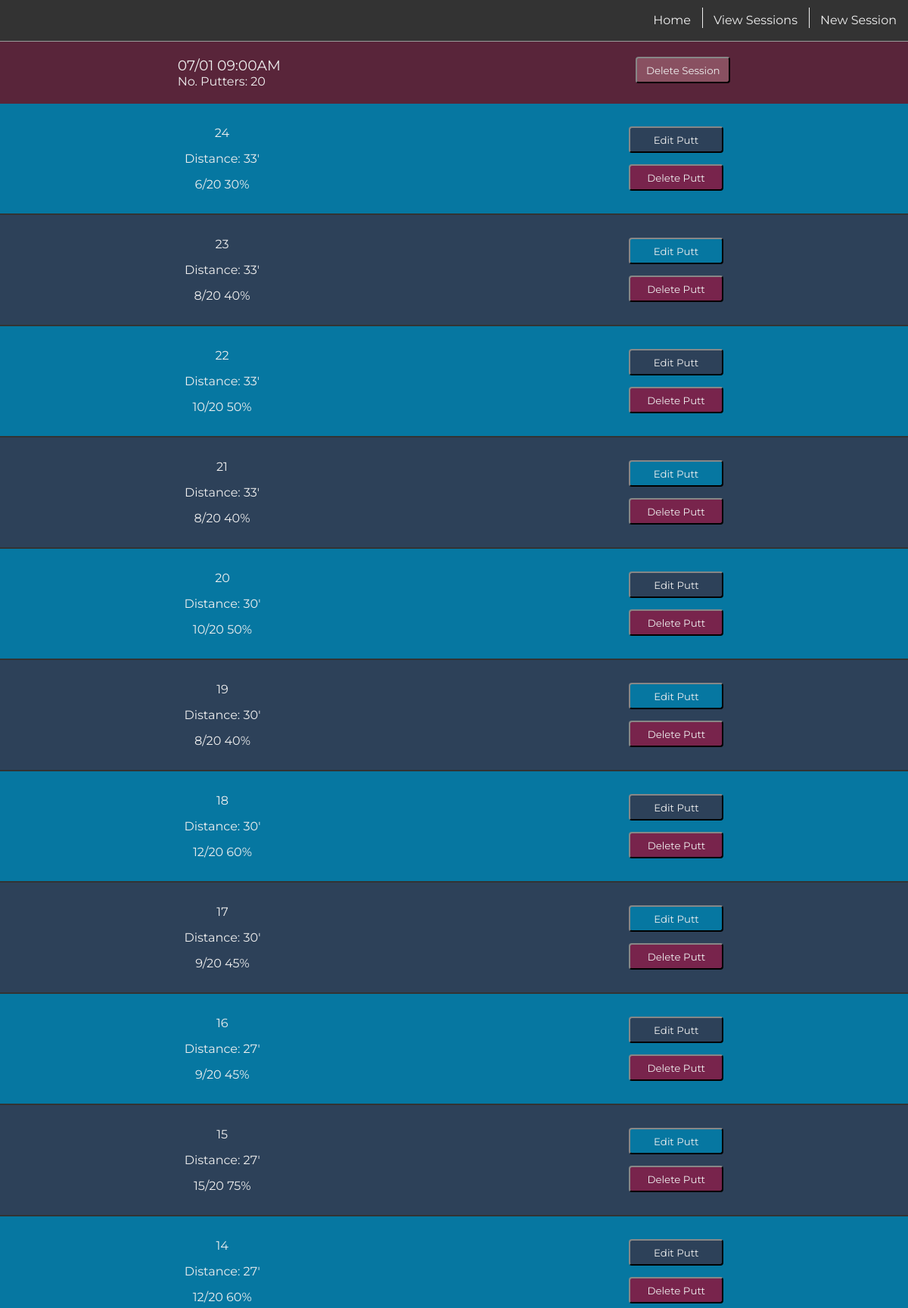
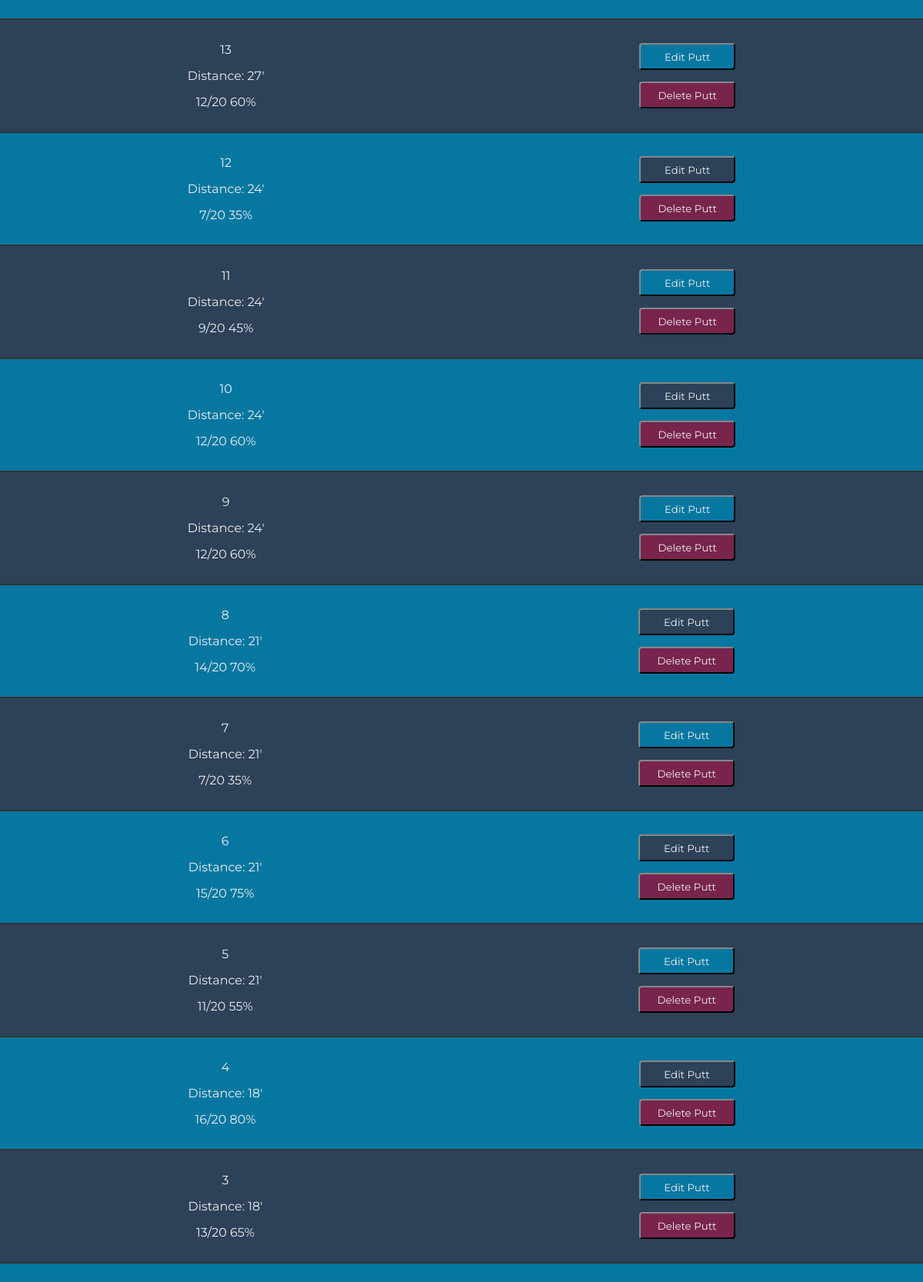
/puttsesh/view/12 (signed in, upper part), run on the app's committed database (2 pictures, top to bottom).
### model.py (models this page shows)
class PuttSesh(Model):
    user = ForeignKeyField(User, field=User.username, on_delete='CASCADE')
    date = DateTimeField()
    no_putters = IntegerField()
    class Meta:
        database = db

class Putt(Model):
    putt_sesh = ForeignKeyField(PuttSesh, on_delete='CASCADE')
    putts_made = IntegerField()
    distance = IntegerField()
    class Meta:
        database = db

### main.py (the view, shortened to what this page needs)
@app.route('/puttsesh/view/<sesh_id>', methods=['GET', 'POST'])
@login_required
def view_puttsesh_single(sesh_id):
    single_session = PuttSesh.select().where(PuttSesh.id == sesh_id).get()
    associated_putts = Putt.select().where(Putt.putt_sesh == single_session)
    return render_template('view_puttsesh_single.jinja2',
                           single_session=single_session,
                           putts=associated_putts)

### main.py (called while the page is built)
def login_required(f):
    @wraps(f)
    def wrap(*args, **kwargs):
        if 'logged_in_user' in session:
            return f(*args, **kwargs)
        else:
            return redirect(url_for('login'))
    return wrap

### templates/view_puttsesh_single.jinja2 (shortened to what this page needs)
{% extends "base.jinja2" %}
{% block content %}
<div class='outer-container puttsesh-container'>
    <div class='view-single-header-container'>
        <div>
            <h3>{{ single_session.date.strftime('%m/%d %I:%M%p') }}</h3>
            <p>No. Putters:
                <span class='no_putters'>{{ single_session.no_putters }}</span>
            </p>
        </div>
        {% if session.get('current_sesh_id') != single_session.id %}
            <div puttsesh-id="{{ single_session.id }}">
                <button class="delete-session-button delete-button">Delete Session</button>
            </div>
        {% endif %}
    </div>
    <div class='putts-container'>
        {% for num in range((putts|length) - 1, -1, -1) %}
            <div class='single-putt-container'>
                <div class='single-putt-info'>
                    <p>{{ num + 1 }}
                    <p>Distance: {{ putts[num].distance }}'</p>
                    <p><span class='putts-made-{{putts[num].id}}'>{{ putts[num].putts_made }}</span>/{{ single_session.no_putters}}
                        {{ ((putts[num].putts_made / single_session.no_putters) * 100) | int }}%
                </div>
                <div class='edit-delete-container'>
                    <div class='putt-edit-container' puttsesh-id="{{ single_session.id }}" putt-id="{{ putts[num].id }}">
                        <button class='edit-button'>Edit Putt</button>
                    </div>
                    <div class='putt-delete-container' puttsesh-id="{{ single_session.id }}" putt-id="{{ putts[num].id }}">
                        <button class="delete-button">Delete Putt</button>
                    </div>
                </div>
            </div>
        {% endfor %}
    </div>
</div>
{% endblock content %}

### static/css/main.css (style rules this page uses)
:root { --main-box-shadow: 1px 1px 3px 0px rgba(51, 51, 51, 0.15); --white-font: #efefef; --dark-grey-font: #333; --grey-font: #666; --light-grey-font: #ddd; --first-color: #59253a; --second-color: #78244c; --third-color: #895061; --fourth-color: #0677a1; --fifth-color: #2d4159; --transition-time: 300ms; --header-padding: 20px 0; --header-left-margin: 0 0 0 8.25vw; }
* { box-sizing: border-box; color: var(--white-font); font-family: 'Montserrat'; font-weight: normal; margin: 0; padding: 0; }
body { background: var(--dark-grey-font); }
.outer-container { align-items: center; display: flex; flex-direction: column; }
.puttsesh-container, .new-puttsesh-container { align-items: center; display: flex; flex-direction: column; }
.view-single-header-container { background: var(--first-color); display: flex; justify-content: space-around; padding: var(--header-padding); width: 100%; }
.putts-container { width: 100% }
.single-putt-container { align-items: center; background: var(--fourth-color); border-bottom: solid 2px var(--dark-grey-font); display: flex; justify-content: space-around; padding: 15px 0; transition: 300ms; width: 100%; }
.single-putt-container:nth-child(even) { background: var(--fifth-color); }
.single-putt-info { text-align: center; }
.single-putt-info p { margin: 5px 0; padding: 5px 0; }
.putt-edit-container, .putt-delete-container { margin: 15px 0; }
.delete-button, .edit-button, .delete-session-button { background: var(--second-color); border-radius: 4px; border: outset 2px var(--dark-grey-font); color: var(--white-font); height: 35px; padding: 5px 10px; text-decoration: none; transition: var(--transition-time); width: 125px; }
.delete-session-button { background: var(--third-color); }
.edit-button { background: var(--fifth-color); }
.single-putt-container:nth-child(even) .edit-button { background: var(--fourth-color); }

### data on the page
PuttSesh: date "07/01 09:00AM", no_putters "20", no_putters "20" "20" "20" "20" "20" "20" "20" "20" "20" "20" "20" "20" "20" "20" "20" "20" "20" "20" "20" "20" "20" "20"
Putt: distance "33", putts_made "6", putts_made.no_putters "30"
Putt: distance "33", putts_made "8", putts_made.no_putters "40"
Putt: distance "33", putts_made "10", putts_made.no_putters "50"
Putt: distance "33", putts_made "8", putts_made.no_putters "40"
Putt: distance "30", putts_made "10", putts_made.no_putters "50"
Putt: distance "30", putts_made "8", putts_made.no_putters "40"
Putt: distance "30", putts_made "12", putts_made.no_putters "60"
Putt: distance "30", putts_made "9", putts_made.no_putters "45"
Putt: distance "27", putts_made "9", putts_made.no_putters "45"
Putt: distance "27", putts_made "15", putts_made.no_putters "75"
Putt: distance "27", putts_made "12", putts_made.no_putters "60"
Putt: distance "27", putts_made "12", putts_made.no_putters "60"
Putt: distance "24", putts_made "7", putts_made.no_putters "35"
Putt: distance "24", putts_made "9", putts_made.no_putters "45"
Putt: distance "24", putts_made "12", putts_made.no_putters "60"
Putt: distance "24", putts_made "12", putts_made.no_putters "60"
Putt: distance "21", putts_made "14", putts_made.no_putters "70"
Putt: distance "21", putts_made "7", putts_made.no_putters "35"
Putt: distance "21", putts_made "15", putts_made.no_putters "75"
Putt: distance "21", putts_made "11", putts_made.no_putters "55"
Putt: distance "18", putts_made "16", putts_made.no_putters "80"
Putt: distance "18", putts_made "13", putts_made.no_putters "65"

### other printed values
{{ num + 1 }} "24" "23" "22" "21" "20" "19" "18" "17" "16" "15" "14" "13" "12" "11" "10" "9" "8" "7" "6" "5" "4" "3"
